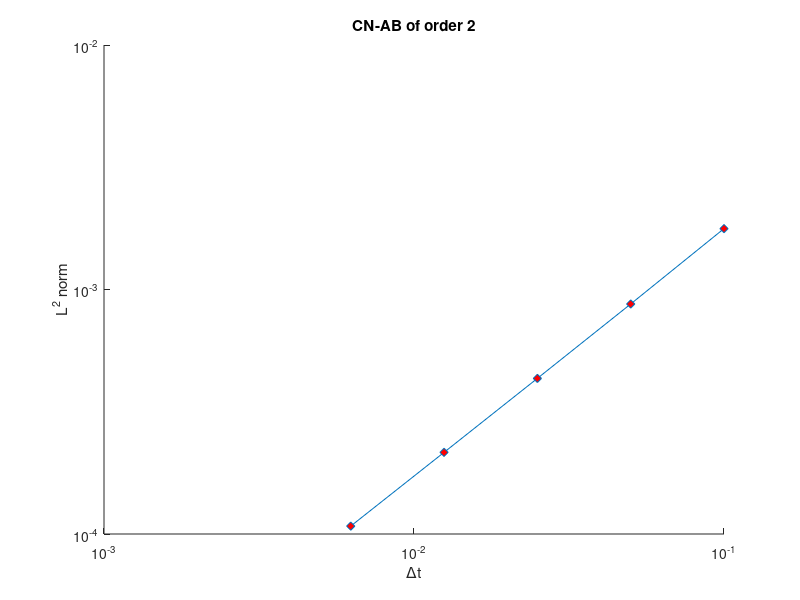

The MATLAB script that drew this image:
clc;
clear all;
close all;
%%%%%% implicit eueler %%%%
dt_1_norm = 0.00177427;
dt_05_norm = 0.000872334;
dt_0250_norm = 0.000432893;
dt_0125_norm = 0.00021571;
dt_00625_norm = 0.000107701;

% implicit eueler respect to implicit
% dt_1_norm = 0.00172046;
% dt_05_norm = 0.000818506;
% dt_0250_norm = 0.000379059;
% dt_0125_norm = 0.000161875;
% dt_00625_norm = 5.38658e-5;
norms = [dt_1_norm, dt_05_norm, dt_0250_norm, dt_0125_norm, dt_00625_norm];
k = 1:length(norms);
fit1 = polyfit(k, log2(norms), 1);

times = [0.1, 0.05, 0.0250, 0.0125, 0.00625];
figure;
hold on
loglog(times, norms, '-d', 'MarkerFaceColor', 'red');
xlabel('\Deltat');
ylabel('L^2 norm');
title('CN-AB of order 2');